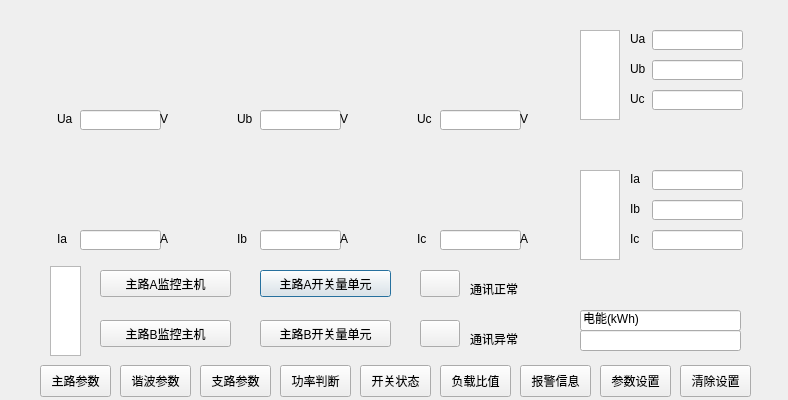
<?xml version="1.0" encoding="UTF-8"?>
<ui version="4.0">
 <class>CMainPageDialog</class>
 <widget class="QDialog" name="CMainPageDialog">
  <property name="geometry">
   <rect>
    <x>0</x>
    <y>0</y>
    <width>788</width>
    <height>400</height>
   </rect>
  </property>
  <property name="windowTitle">
   <string>Dialog</string>
  </property>
  <widget class="QWidget" name="widget_u_a" native="true">
   <property name="geometry">
    <rect>
     <x>40</x>
     <y>10</y>
     <width>161</width>
     <height>101</height>
    </rect>
   </property>
  </widget>
  <widget class="QLabel" name="label">
   <property name="geometry">
    <rect>
     <x>57</x>
     <y>110</y>
     <width>21</width>
     <height>17</height>
    </rect>
   </property>
   <property name="text">
    <string>Ua</string>
   </property>
  </widget>
  <widget class="QLineEdit" name="lineEdit_u_a_meter">
   <property name="geometry">
    <rect>
     <x>80</x>
     <y>110</y>
     <width>81</width>
     <height>20</height>
    </rect>
   </property>
  </widget>
  <widget class="QLabel" name="label_2">
   <property name="geometry">
    <rect>
     <x>160</x>
     <y>110</y>
     <width>21</width>
     <height>17</height>
    </rect>
   </property>
   <property name="text">
    <string>V</string>
   </property>
  </widget>
  <widget class="QWidget" name="widget_energy" native="true">
   <property name="geometry">
    <rect>
     <x>570</x>
     <y>300</y>
     <width>181</width>
     <height>61</height>
    </rect>
   </property>
   <widget class="QLineEdit" name="lineEdit_13">
    <property name="geometry">
     <rect>
      <x>10</x>
      <y>10</y>
      <width>161</width>
      <height>21</height>
     </rect>
    </property>
    <property name="text">
     <string>电能(kWh)</string>
    </property>
   </widget>
   <widget class="QLineEdit" name="lineEdit_energy">
    <property name="geometry">
     <rect>
      <x>10</x>
      <y>30</y>
      <width>161</width>
      <height>21</height>
     </rect>
    </property>
   </widget>
  </widget>
  <widget class="QWidget" name="widget_state" native="true">
   <property name="geometry">
    <rect>
     <x>40</x>
     <y>260</y>
     <width>521</width>
     <height>101</height>
    </rect>
   </property>
   <widget class="QPushButton" name="pushButton_switch_unit_a">
    <property name="geometry">
     <rect>
      <x>220</x>
      <y>10</y>
      <width>131</width>
      <height>27</height>
     </rect>
    </property>
    <property name="text">
     <string>主路A开关量单元</string>
    </property>
   </widget>
   <widget class="QPushButton" name="pushButton_monitor_host_a">
    <property name="geometry">
     <rect>
      <x>60</x>
      <y>10</y>
      <width>131</width>
      <height>27</height>
     </rect>
    </property>
    <property name="text">
     <string>主路A监控主机</string>
    </property>
   </widget>
   <widget class="QTextEdit" name="textEdit_phase_state">
    <property name="geometry">
     <rect>
      <x>10</x>
      <y>6</y>
      <width>31</width>
      <height>90</height>
     </rect>
    </property>
   </widget>
   <widget class="QPushButton" name="pushButton_switch_unit_b">
    <property name="geometry">
     <rect>
      <x>220</x>
      <y>60</y>
      <width>131</width>
      <height>27</height>
     </rect>
    </property>
    <property name="text">
     <string>主路B开关量单元</string>
    </property>
   </widget>
   <widget class="QPushButton" name="pushButton_monitor_host_b">
    <property name="geometry">
     <rect>
      <x>60</x>
      <y>60</y>
      <width>131</width>
      <height>27</height>
     </rect>
    </property>
    <property name="text">
     <string>主路B监控主机</string>
    </property>
   </widget>
   <widget class="QPushButton" name="pushButton_com_nor">
    <property name="geometry">
     <rect>
      <x>380</x>
      <y>10</y>
      <width>40</width>
      <height>27</height>
     </rect>
    </property>
    <property name="text">
     <string/>
    </property>
   </widget>
   <widget class="QPushButton" name="pushButton_com_unnor">
    <property name="geometry">
     <rect>
      <x>380</x>
      <y>60</y>
      <width>40</width>
      <height>27</height>
     </rect>
    </property>
    <property name="text">
     <string/>
    </property>
   </widget>
   <widget class="QLabel" name="label_com_nor">
    <property name="geometry">
     <rect>
      <x>430</x>
      <y>20</y>
      <width>66</width>
      <height>17</height>
     </rect>
    </property>
    <property name="text">
     <string>通讯正常</string>
    </property>
   </widget>
   <widget class="QLabel" name="label_com_unnor">
    <property name="geometry">
     <rect>
      <x>430</x>
      <y>70</y>
      <width>66</width>
      <height>17</height>
     </rect>
    </property>
    <property name="text">
     <string>通讯异常</string>
    </property>
   </widget>
  </widget>
  <widget class="QPushButton" name="pushButton_main_way_param">
   <property name="geometry">
    <rect>
     <x>40</x>
     <y>365</y>
     <width>71</width>
     <height>32</height>
    </rect>
   </property>
   <property name="text">
    <string>主路参数</string>
   </property>
  </widget>
  <widget class="QPushButton" name="pushButton_harm_param">
   <property name="geometry">
    <rect>
     <x>120</x>
     <y>365</y>
     <width>71</width>
     <height>32</height>
    </rect>
   </property>
   <property name="text">
    <string>谐波参数</string>
   </property>
  </widget>
  <widget class="QPushButton" name="pushButton_power_check">
   <property name="geometry">
    <rect>
     <x>280</x>
     <y>365</y>
     <width>71</width>
     <height>32</height>
    </rect>
   </property>
   <property name="text">
    <string>功率判断</string>
   </property>
  </widget>
  <widget class="QPushButton" name="pushButton_sub_way_param">
   <property name="geometry">
    <rect>
     <x>200</x>
     <y>365</y>
     <width>71</width>
     <height>32</height>
    </rect>
   </property>
   <property name="text">
    <string>支路参数</string>
   </property>
  </widget>
  <widget class="QPushButton" name="pushButton_load_percent">
   <property name="geometry">
    <rect>
     <x>440</x>
     <y>365</y>
     <width>71</width>
     <height>32</height>
    </rect>
   </property>
   <property name="text">
    <string>负载比值</string>
   </property>
  </widget>
  <widget class="QPushButton" name="pushButton_switch_state">
   <property name="geometry">
    <rect>
     <x>360</x>
     <y>365</y>
     <width>71</width>
     <height>32</height>
    </rect>
   </property>
   <property name="text">
    <string>开关状态</string>
   </property>
  </widget>
  <widget class="QPushButton" name="pushButton_warn_inf">
   <property name="geometry">
    <rect>
     <x>520</x>
     <y>365</y>
     <width>71</width>
     <height>32</height>
    </rect>
   </property>
   <property name="text">
    <string>报警信息</string>
   </property>
  </widget>
  <widget class="QPushButton" name="pushButton_param_set">
   <property name="geometry">
    <rect>
     <x>600</x>
     <y>365</y>
     <width>71</width>
     <height>32</height>
    </rect>
   </property>
   <property name="text">
    <string>参数设置</string>
   </property>
  </widget>
  <widget class="QPushButton" name="pushButton_clear_set">
   <property name="geometry">
    <rect>
     <x>680</x>
     <y>365</y>
     <width>71</width>
     <height>32</height>
    </rect>
   </property>
   <property name="text">
    <string>清除设置</string>
   </property>
  </widget>
  <widget class="QWidget" name="widget_phase_i" native="true">
   <property name="geometry">
    <rect>
     <x>570</x>
     <y>150</y>
     <width>181</width>
     <height>131</height>
    </rect>
   </property>
   <widget class="QLineEdit" name="lineEdit_i_a">
    <property name="geometry">
     <rect>
      <x>82</x>
      <y>20</y>
      <width>91</width>
      <height>20</height>
     </rect>
    </property>
   </widget>
   <widget class="QLabel" name="label_8">
    <property name="geometry">
     <rect>
      <x>60</x>
      <y>20</y>
      <width>21</width>
      <height>17</height>
     </rect>
    </property>
    <property name="text">
     <string>Ia</string>
    </property>
   </widget>
   <widget class="QLineEdit" name="lineEdit_i_b">
    <property name="geometry">
     <rect>
      <x>82</x>
      <y>50</y>
      <width>91</width>
      <height>20</height>
     </rect>
    </property>
   </widget>
   <widget class="QLabel" name="label_9">
    <property name="geometry">
     <rect>
      <x>60</x>
      <y>50</y>
      <width>21</width>
      <height>17</height>
     </rect>
    </property>
    <property name="text">
     <string>Ib</string>
    </property>
   </widget>
   <widget class="QLineEdit" name="lineEdit_i_c">
    <property name="geometry">
     <rect>
      <x>82</x>
      <y>80</y>
      <width>91</width>
      <height>20</height>
     </rect>
    </property>
   </widget>
   <widget class="QLabel" name="label_10">
    <property name="geometry">
     <rect>
      <x>60</x>
      <y>80</y>
      <width>21</width>
      <height>17</height>
     </rect>
    </property>
    <property name="text">
     <string>Ic</string>
    </property>
   </widget>
   <widget class="QTextEdit" name="textEdit_phase_i">
    <property name="geometry">
     <rect>
      <x>10</x>
      <y>20</y>
      <width>40</width>
      <height>90</height>
     </rect>
    </property>
   </widget>
  </widget>
  <widget class="QWidget" name="widget_phase_u" native="true">
   <property name="geometry">
    <rect>
     <x>570</x>
     <y>10</y>
     <width>181</width>
     <height>131</height>
    </rect>
   </property>
   <widget class="QLineEdit" name="lineEdit_u_a">
    <property name="geometry">
     <rect>
      <x>82</x>
      <y>20</y>
      <width>91</width>
      <height>20</height>
     </rect>
    </property>
   </widget>
   <widget class="QLabel" name="label_11">
    <property name="geometry">
     <rect>
      <x>60</x>
      <y>20</y>
      <width>21</width>
      <height>17</height>
     </rect>
    </property>
    <property name="text">
     <string>Ua</string>
    </property>
   </widget>
   <widget class="QLineEdit" name="lineEdit_u_b">
    <property name="geometry">
     <rect>
      <x>82</x>
      <y>50</y>
      <width>91</width>
      <height>20</height>
     </rect>
    </property>
   </widget>
   <widget class="QLabel" name="label_12">
    <property name="geometry">
     <rect>
      <x>60</x>
      <y>50</y>
      <width>21</width>
      <height>17</height>
     </rect>
    </property>
    <property name="text">
     <string>Ub</string>
    </property>
   </widget>
   <widget class="QLineEdit" name="lineEdit_u_c">
    <property name="geometry">
     <rect>
      <x>82</x>
      <y>80</y>
      <width>91</width>
      <height>20</height>
     </rect>
    </property>
   </widget>
   <widget class="QLabel" name="label_13">
    <property name="geometry">
     <rect>
      <x>60</x>
      <y>80</y>
      <width>21</width>
      <height>17</height>
     </rect>
    </property>
    <property name="text">
     <string>Uc</string>
    </property>
   </widget>
   <widget class="QTextEdit" name="textEdit_phase_u">
    <property name="geometry">
     <rect>
      <x>10</x>
      <y>20</y>
      <width>40</width>
      <height>90</height>
     </rect>
    </property>
   </widget>
  </widget>
  <widget class="QLineEdit" name="lineEdit_i_a_meter">
   <property name="geometry">
    <rect>
     <x>80</x>
     <y>230</y>
     <width>81</width>
     <height>20</height>
    </rect>
   </property>
  </widget>
  <widget class="QWidget" name="widget_i_a" native="true">
   <property name="geometry">
    <rect>
     <x>40</x>
     <y>130</y>
     <width>161</width>
     <height>101</height>
    </rect>
   </property>
  </widget>
  <widget class="QLabel" name="label_3">
   <property name="geometry">
    <rect>
     <x>160</x>
     <y>230</y>
     <width>21</width>
     <height>17</height>
    </rect>
   </property>
   <property name="text">
    <string>A</string>
   </property>
  </widget>
  <widget class="QLabel" name="label_4">
   <property name="geometry">
    <rect>
     <x>57</x>
     <y>230</y>
     <width>21</width>
     <height>17</height>
    </rect>
   </property>
   <property name="text">
    <string>Ia</string>
   </property>
  </widget>
  <widget class="QLineEdit" name="lineEdit_u_b_meter">
   <property name="geometry">
    <rect>
     <x>260</x>
     <y>110</y>
     <width>81</width>
     <height>20</height>
    </rect>
   </property>
  </widget>
  <widget class="QWidget" name="widget_u_b" native="true">
   <property name="geometry">
    <rect>
     <x>220</x>
     <y>10</y>
     <width>161</width>
     <height>101</height>
    </rect>
   </property>
  </widget>
  <widget class="QLabel" name="label_5">
   <property name="geometry">
    <rect>
     <x>340</x>
     <y>110</y>
     <width>21</width>
     <height>17</height>
    </rect>
   </property>
   <property name="text">
    <string>V</string>
   </property>
  </widget>
  <widget class="QLabel" name="label_6">
   <property name="geometry">
    <rect>
     <x>237</x>
     <y>110</y>
     <width>21</width>
     <height>17</height>
    </rect>
   </property>
   <property name="text">
    <string>Ub</string>
   </property>
  </widget>
  <widget class="QLineEdit" name="lineEdit_u_c_meter">
   <property name="geometry">
    <rect>
     <x>440</x>
     <y>110</y>
     <width>81</width>
     <height>20</height>
    </rect>
   </property>
  </widget>
  <widget class="QWidget" name="widget_u_c" native="true">
   <property name="geometry">
    <rect>
     <x>400</x>
     <y>10</y>
     <width>161</width>
     <height>101</height>
    </rect>
   </property>
  </widget>
  <widget class="QLabel" name="label_14">
   <property name="geometry">
    <rect>
     <x>520</x>
     <y>110</y>
     <width>21</width>
     <height>17</height>
    </rect>
   </property>
   <property name="text">
    <string>V</string>
   </property>
  </widget>
  <widget class="QLabel" name="label_15">
   <property name="geometry">
    <rect>
     <x>417</x>
     <y>110</y>
     <width>21</width>
     <height>17</height>
    </rect>
   </property>
   <property name="text">
    <string>Uc</string>
   </property>
  </widget>
  <widget class="QLineEdit" name="lineEdit_i_b_meter">
   <property name="geometry">
    <rect>
     <x>260</x>
     <y>230</y>
     <width>81</width>
     <height>20</height>
    </rect>
   </property>
  </widget>
  <widget class="QWidget" name="widget_i_b" native="true">
   <property name="geometry">
    <rect>
     <x>220</x>
     <y>130</y>
     <width>161</width>
     <height>101</height>
    </rect>
   </property>
  </widget>
  <widget class="QLabel" name="label_16">
   <property name="geometry">
    <rect>
     <x>340</x>
     <y>230</y>
     <width>21</width>
     <height>17</height>
    </rect>
   </property>
   <property name="text">
    <string>A</string>
   </property>
  </widget>
  <widget class="QLabel" name="label_17">
   <property name="geometry">
    <rect>
     <x>237</x>
     <y>230</y>
     <width>21</width>
     <height>17</height>
    </rect>
   </property>
   <property name="text">
    <string>Ib</string>
   </property>
  </widget>
  <widget class="QLineEdit" name="lineEdit_i_c_meter">
   <property name="geometry">
    <rect>
     <x>440</x>
     <y>230</y>
     <width>81</width>
     <height>20</height>
    </rect>
   </property>
  </widget>
  <widget class="QWidget" name="widget_i_c" native="true">
   <property name="geometry">
    <rect>
     <x>400</x>
     <y>130</y>
     <width>161</width>
     <height>101</height>
    </rect>
   </property>
  </widget>
  <widget class="QLabel" name="label_18">
   <property name="geometry">
    <rect>
     <x>520</x>
     <y>230</y>
     <width>21</width>
     <height>17</height>
    </rect>
   </property>
   <property name="text">
    <string>A</string>
   </property>
  </widget>
  <widget class="QLabel" name="label_19">
   <property name="geometry">
    <rect>
     <x>417</x>
     <y>230</y>
     <width>21</width>
     <height>17</height>
    </rect>
   </property>
   <property name="text">
    <string>Ic</string>
   </property>
  </widget>
 </widget>
 <resources/>
 <connections/>
</ui>
